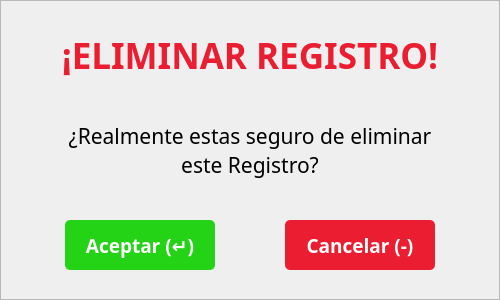
    <widget class="QFrame" name="frmAlertaEliminar">
     <property name="geometry">
      <rect>
       <x>550</x>
       <y>300</y>
       <width>500</width>
       <height>300</height>
      </rect>
     </property>
     <property name="styleSheet">
      <string notr="true">#frmAlertaEliminar{background-color: rgb(255, 255, 255);
color: rgb(0, 0, 0);
border:none;
border-radius: 10px;
border: 2px solid #D9D9D9;}</string>
     </property>
     <property name="frameShape">
      <enum>QFrame::StyledPanel</enum>
     </property>
     <property name="frameShadow">
      <enum>QFrame::Raised</enum>
     </property>
     <widget class="QLabel" name="lblAlertaTituloEliminar">
      <property name="geometry">
       <rect>
        <x>50</x>
        <y>30</y>
        <width>400</width>
        <height>50</height>
       </rect>
      </property>
      <property name="font">
       <font>
        <family>Poppins</family>
        <pointsize>26</pointsize>
        <weight>75</weight>
        <bold>true</bold>
       </font>
      </property>
      <property name="styleSheet">
       <string notr="true">color: #EA1D31</string>
      </property>
      <property name="text">
       <string>¡ELIMINAR REGISTRO!</string>
      </property>
      <property name="alignment">
       <set>Qt::AlignCenter</set>
      </property>
      <property name="wordWrap">
       <bool>true</bool>
      </property>
     </widget>
     <widget class="QPushButton" name="btnAceptarFrmAlertaEliminar">
      <property name="geometry">
       <rect>
        <x>65</x>
        <y>220</y>
        <width>150</width>
        <height>50</height>
       </rect>
      </property>
      <property name="font">
       <font>
        <family>Poppins</family>
        <pointsize>14</pointsize>
        <weight>75</weight>
        <bold>true</bold>
       </font>
      </property>
      <property name="cursor">
       <cursorShape>PointingHandCursor</cursorShape>
      </property>
      <property name="styleSheet">
       <string notr="true">background-color: rgb(36, 211, 21);
color: rgb(255, 255, 255);
border:none;
border-radius: 5px;</string>
      </property>
      <property name="text">
       <string>Aceptar (↵)</string>
      </property>
      <property name="flat">
       <bool>false</bool>
      </property>
     </widget>
     <widget class="QPushButton" name="btnCancelarFrmAlertaEliminar">
      <property name="geometry">
       <rect>
        <x>285</x>
        <y>220</y>
        <width>150</width>
        <height>50</height>
       </rect>
      </property>
      <property name="font">
       <font>
        <family>Poppins</family>
        <pointsize>14</pointsize>
        <weight>75</weight>
        <bold>true</bold>
       </font>
      </property>
      <property name="cursor">
       <cursorShape>PointingHandCursor</cursorShape>
      </property>
      <property name="styleSheet">
       <string notr="true">background-color: rgb(234, 29, 49);
color: rgb(255, 255, 255);
border:none;
border-radius: 5px;</string>
      </property>
      <property name="text">
       <string>Cancelar (-)</string>
      </property>
     </widget>
     <widget class="QLabel" name="lblAlertaEliminarTexto">
      <property name="geometry">
       <rect>
        <x>50</x>
        <y>100</y>
        <width>400</width>
        <height>100</height>
       </rect>
      </property>
      <property name="font">
       <font>
        <family>Poppins Medium</family>
        <pointsize>16</pointsize>
        <weight>50</weight>
        <bold>false</bold>
       </font>
      </property>
      <property name="styleSheet">
       <string notr="true">color: rgb(0, 0, 0);</string>
      </property>
      <property name="text">
       <string>¿Realmente estas seguro de eliminar este Registro?</string>
      </property>
      <property name="alignment">
       <set>Qt::AlignCenter</set>
      </property>
      <property name="wordWrap">
       <bool>true</bool>
      </property>
     </widget>
    </widget>
